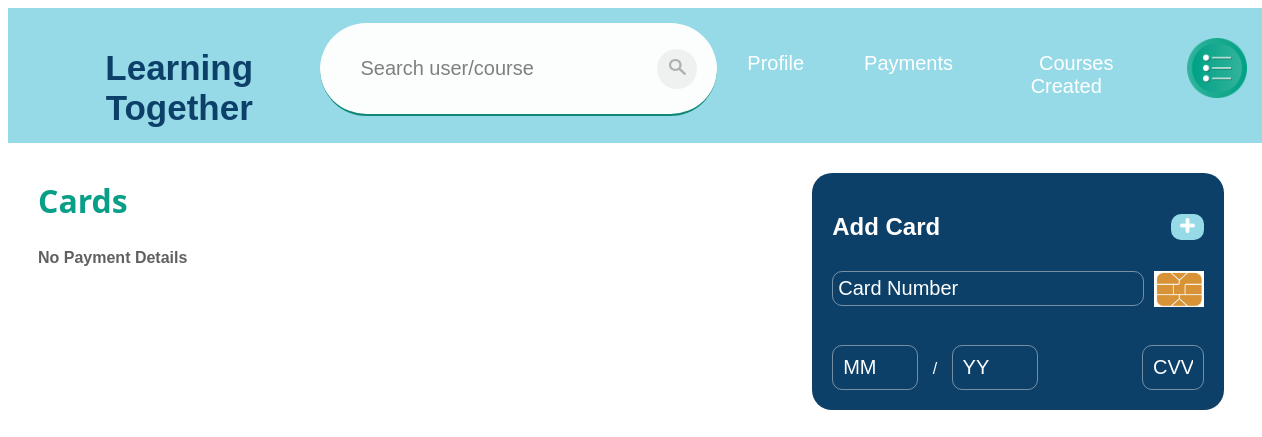
/managePaymentDetails (signed in), run on an earlier commit of the app's database.
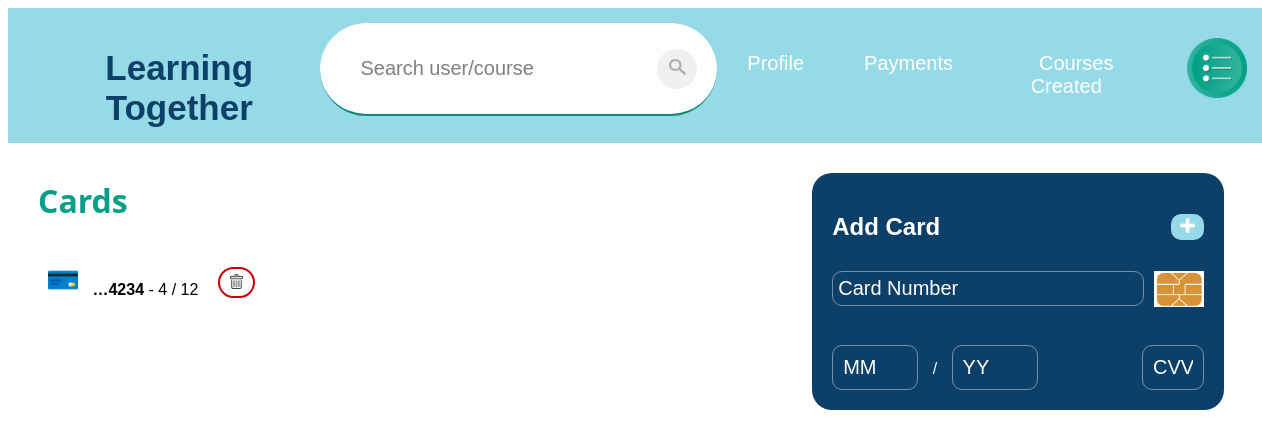
And on a later commit of the database.
### app/models.py (models this page shows, shortened)
class PaymentDetails(models.Model):
    privateId = models.ForeignKey(Private, on_delete=models.CASCADE, null=True, blank=True)
    cardNumber = models.CharField(max_length=16)
    expirationMonth = models.SmallIntegerField()
    expirationYear = models.SmallIntegerField()
    cvv = models.SmallIntegerField()

### app/views.py (the view)
# urls.py: path('managePaymentDetails',views.managePaymentDetails,name="managePaymentDetails"),
def managePaymentDetails(request):
    if request.user.is_authenticated:
        profile = models.Profile.objects.filter(userId__exact=request.user.id)
        private = models.Private.objects.filter(profileId__exact=profile[0].id)
        paymentDetails = models.PaymentDetails.objects.filter(
            privateId__exact=private[0].id)
        return render(request, "app/managePaymentDetails.html", {'paymentDetails': paymentDetails, 'thisUser': True, 'userId': request.user.id, 'showOptions': True})
    return redirect('home')

### templates/app/managePaymentDetails.html (shortened to what this page needs)
{% extends 'app/base.html' %}
{% block content %}
{% load static %}
{% include 'app/navBar.html' with thisUser=thisUser userId=userId showOptions=showOptions %}
<div class="paymentDetails">
    <div class="details">
        <h2 class="paymentTitle">Cards</h2>
        {% if not paymentDetails %}
        <p style="color:rgba(0, 0, 0, 0.623)"><b>No Payment Details</b></p>
        {% else %}
        {% for card in paymentDetails %}
        <div class="payment">
            <p>
                <img class="card" src="{% static 'images/' %}card.png">
                <b>{{ card.cardNumber|slice:'::-1'|truncatechars:5|slice:'::-1' }}</b> - {{card.expirationMonth}} / {{card.expirationYear}}
            </p>
            <form style="margin-left: 20px;" method="POST" action="../deletePaymentDetail">
                <button id="deleteButton" class="btnG" type="submit" value="Delete"><img style="width:15px; padding:3px; margin-top: 1px;" src="{% static 'images/' %}garbage.png"></button>
            </form>
        </div>
        {% endfor %}
        {% endif %}
    </div>
    <section class="formContainer">
        <form method="POST" action="../saveNewPaymentDetail">
            <div class="payment">
                <h2>Add Card</h2>
                <button id="submitButton" class="btn" type="submit" ><img class="plus" src="{% static 'images/' %}Whiteplus.png"></button>
            </div>
            <div class="payment">
                <input class="inp" required type="text" maxlength="16" pattern="[0-9]{16}" name="cardNumber" placeholder="Card Number"><br><br>
                <img class="edit" src="{% static 'images/' %}chipCard.png">
            </div>
            <br>
            <input class="date" required type="number" min="1" max="12" name="expirationMonth" placeholder="MM"> /
            <input class="date" required type="number"  min="1" max="99" name="expirationYear" placeholder="YY ">
            <input class="cvv" required type="password" maxlength="3" name="cvv" placeholder="CVV"><br>
        </form>
    </section>
</div>
{% endblock %}

What changed in the data, as far as the page shows it:
added PaymentDetails: cardNumber "…4234", expirationMonth "4", expirationYear "12"
Also different on the page:
text no longer shown: "No Payment Details"
